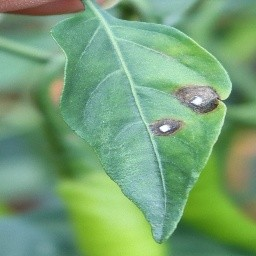
#> input picture ml/benchmark/frozen_test_set/cercospora/cercospora_000_cold_507.jpg, 256 x 256 px
$ python -i hierarchical_vision.py   (imports and definitions only)
#> lines starting #> are read from the running program, lines starting #| are printed output that depends on the picture; after the words box and inside, x2 and y2 are one past the last pixel; in counts of white or black regions, pixels touching at a corner belong together
#> further down, picture is the input picture: PIL image 256x256 RGB; mean R, G, B 117.6, 161.9, 117.6
"""
KisanAI Hierarchical Vision Diagnostic Pipeline & Multi-Spectral Pest Discriminator
Disentangles:
1. Plant vs Non-Plant Rejection (Botanical Gate)
2. Foliar Symptom Geometry (Upward curl vs Downward cup vs Spindle vs Oval)
3. Direct Insect Sighting vs Damage-Only Association
4. Multi-Label Co-occurrence (e.g. Chilli Thrips Vector + Viral Leaf Curl)
5. Anatomical Severity Segmentation (Necrotic area / Green leaf area)
6. Temperature-Scaled Confidence Calibration
"""

import io
import math
import numpy as np
from PIL import Image

def analyze_botanical_quality(img: Image.Image):
    """
    Validates photographic quality, blur (Laplacian variance proxy), illumination,
    and checks for presence of botanical tissue (chlorophyll/carotenoid pigments).
    """
    rgb = img.convert("RGB").resize((128, 128))
    arr = np.array(rgb, dtype=np.float32) / 255.0
    r, g, b = arr[:, :, 0], arr[:, :, 1], arr[:, :, 2]
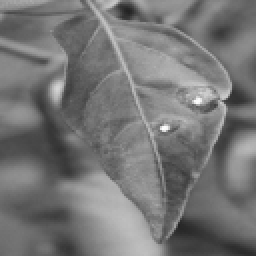
#> r: shape (128, 128) float32 (shown 2 times larger); min 0.137, max 0.996, mean 0.461
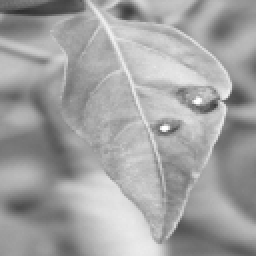
#> g: shape (128, 128) float32 (shown 2 times larger); min 0.184, max 1, mean 0.635
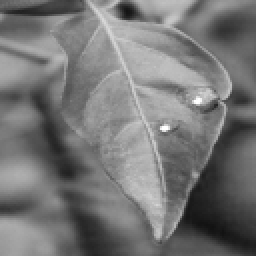
#> b: shape (128, 128) float32 (shown 2 times larger); min 0.0706, max 1, mean 0.461

    total_pixels = 128 * 128

    # Blur estimation via high-frequency neighbor variance
    diff_h = np.abs(arr[:, 1:, :] - arr[:, :-1, :]).mean()
#> diff_h = 0.0224
    diff_v = np.abs(arr[1:, :, :] - arr[:-1, :, :]).mean()
#> diff_v = 0.0241
    sharpness_score = (diff_h + diff_v) * 100.0
#> sharpness_score = 4.65
    is_blurry = sharpness_score < 2.0
#> is_blurry = False

    # Illumination check
    mean_brightness = arr.mean()
#> mean_brightness = 0.519
    is_too_dark = mean_brightness < 0.12
#> is_too_dark = False
    is_overexposed = mean_brightness > 0.88
#> is_overexposed = False

    # Botanical tissue segmentation (real chlorophyll, carotenoids, lesions, or dried foliar tissue)
    is_green = (g > r * 0.98) & (g > b * 1.02) & (g > 0.10)
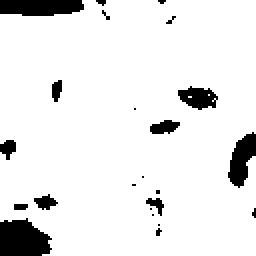
#> is_green: shape (128, 128) bool (shown 2 times larger); 91.3% white; 23 black regions (13 under 20 px), largest, box (x1, y1, x2, y2) and area: (0, 109, 26, 128) 391, (0, 0, 42, 8) 300, (114, 66, 128, 94) 232
    is_yellow = (r > 0.25) & (g > 0.22) & (b < np.maximum(r, g) * 0.90)
#> is_yellow: shape (128, 128) bool; 80% white; 35 black regions (22 under 20 px), largest, box (x1, y1, x2, y2) and area: (0, 68, 37, 128) 1182, (58, 48, 90, 119) 753, (85, 109, 128, 128) 322
    is_brown = (r > 0.15) & (g > 0.10) & (b < np.maximum(r, g) * 0.90) & ((r + g) > 2.0 * b)
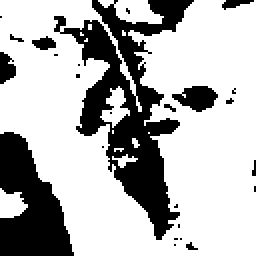
#> is_brown: shape (128, 128) bool (shown 2 times larger); 71.3% white; 25 black regions (19 under 20 px), largest, box (x1, y1, x2, y2) and area: (27, 0, 97, 120) 2814, (0, 66, 37, 128) 1420, (86, 43, 109, 56) 190, (0, 26, 8, 42) 91, (16, 18, 28, 25) 55, (111, 0, 127, 5) 44
    is_straw = (r > 0.25) & (g > 0.20) & (b < r * 0.95) & (np.abs(r - g) < 0.20)
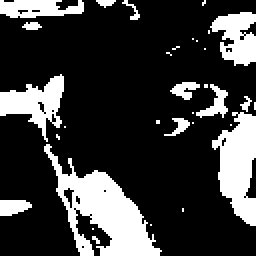
#> is_straw: shape (128, 128) bool (shown 2 times larger); 22.9% white; 32 white regions (19 under 20 px), largest, box (x1, y1, x2, y2) and area: (22, 72, 81, 128) 1306, (106, 56, 128, 113) 779, (0, 37, 32, 71) 496
    botanical_pixels = int((is_green | is_yellow | is_brown | is_straw).sum())
#> botanical_pixels = 15613
    botanical_share = botanical_pixels / total_pixels
#> botanical_share = 0.953

    # Cartoon / Digital graphic detection: extremely few colors with flat fill AND no organic foliage
    colors = rgb.getcolors(maxcolors=2048)
#> colors = None
    num_colors = len(colors) if colors else 2000
#> num_colors = 2000
    top_share = (max(c[0] for c in colors) / total_pixels) if colors else 0
#> top_share = 0
    is_neon_art = ((g > 0.88) & (r < 0.12) & (b < 0.12)).sum() > (total_pixels * 0.15)
#> is_neon_art = False
    is_flat_graphic = (num_colors < 20 and top_share > 0.85 and botanical_share < 0.05) or is_neon_art
#> is_flat_graphic = False

    # Human skin detection (Kovac standard)
    is_skin = (
        (r > 0.38) & (g > 0.16) & (b > 0.08) &
        (r > g) & (r > b) &
        ((r - g) > 0.10) &
        ((np.maximum(r, np.maximum(g, b)) - np.minimum(r, np.minimum(g, b))) > 0.10)
    )
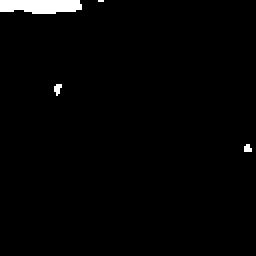
#> is_skin: shape (128, 128) bool (shown 2 times larger); 1.7% white; 4 white regions (3 under 20 px), largest, box (x1, y1, x2, y2) and area: (0, 0, 41, 7) 248
    skin_share = float(is_skin.sum()) / total_pixels
#> skin_share = 0.0171
    green_share = float(is_green.sum()) / total_pixels
#> green_share = 0.913
#> (the rest of the program and of its run is left out)
